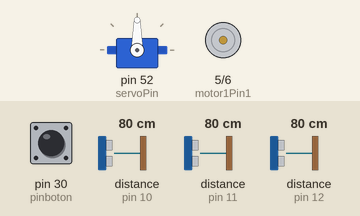
A sketch run on a simulated Arduino Mega 2560, built with avr-gcc and run on an emulated ATmega2560. Shown: servo, motor-driver pin pairs drawn as motors (green arrow = first pin HIGH = forward, orange = second pin HIGH = backward, longer = more drive, scaled by the enable pin). The test bench sets the inputs (shaded band); at power-on: pin 30 (pinboton) LOW, distance to the obstacle (sensors on pin 10, pin 11, pin 12) 80 cm. The echo pulse lasts 58.3 µs per cm; what the sketch prints to the serial monitor is not drawn.

Above: at 1.2 s.
1.3 s: pin 30 (pinboton) pulled HIGH for 0.15 s
At 2.3 s:
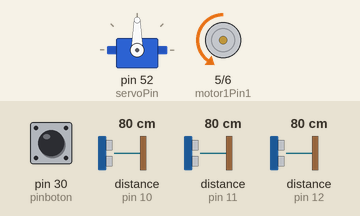
Timing chart, 0 to 4.3 s (numbered marks = the images above; inputs shaded):
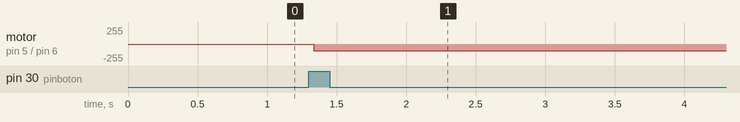

The sketch:

ZigZagDefinitivo.ino
```cpp
/*
                                                  .@%(((((#&@@((&
                                                 /@&((((((((((((((@
                                             %#((((((((((((((((((((&(((,
                                            %((((#%@@@%##(((((((((((@((#
                                                      ,(@&#((((((((((((%
                                                          /%(((((((((((
                                                             %(((((((#
                 #,,,,#@(                                     @((((
                  ,(%&@&/,,,,&(  %#.                      ##(/&(#.
            ,#,,,,,,,,,,,,,,,,,,,@@,,@                  * #&  (##
          º/,,,,,,,,,,,,,,,,,,,,,,,,,,,&          &,@(@ .    #((
         /,,,,,,,,,,,,,,,,,,,,,,,,,,,,,,@         *@,,.. @#((((&
         #,,,,,,,,,,,,,,,,,,,,,,,,,,,,,,,@          ,,,,,,@./*,./
        @,,,,,,,,,,,,,/,,,,,,,,,,,,,,,,,,#          ./@(,,,,,,,,*
        #,,,,,&,,#/      %@,,,,,,,,,,,,,,*         *(/%,%,,,&
        ,,,,,/,@          %,,,,,,,,,,,,,,#                 %,,@
       #,,,,(/              ./,,,,,,,,,,,@                   %,,#
       &,,,(                  /,,,,,,,,,,@                      /,#
       #,,@                     /,,,,,,,,@                        #*(
        (@                    @,%,,,,,,,,@                          //
                              @,,@,,,,,,,@                           @,&
                               (,,@,,,,,,/                            @,,.
                                &,,(,,,,,,*                           /,,,%
                                 @,,,,,,,,#                            ,,,/
                                   @,,,,,,,/                    *@/,,,,,,,,,                   ,&*****,
                                   %,&,,,,,,,@             .@(((@,,,,,,,,,,/                @****(******@
                                     ##,,,,,,,,,###((&#(((&(((((@,,,,,,,,,*@           ,%**%/@#**(    &**#*%
                                           *&@%/(,,,,%((@(((((((@,,,,,,,,@@       /@**@    &****&       *******(/
                                          *%#(,    &%*@//&(((((@,,,,,,/&/%  (#***#,         &****%       /****@**º/
      .,..@(#@   @&*********,                  ,(***@,,,,,,,,%(    .@&,,@***º/,               (***&      @****(****(
       %****%***%.     *#*              ,%/***(%#/.                    %#                      ./(     @****@****(
         &*******(&#/*(#*&***(((******@%                                                                &***@&***
                      .*%#*****##.                                                                       ((%  .&&.

 */

 #include<Servo.h>
 #include<NewPing.h>

 Servo myservo;

 int servoPin = 52;

 int motor1Pin1 = 5;
 int motor1Pin2 = 6;
 int enable1Pin = 3;

 int trigger = 8;
 int echo1 = 10;
 int echo2 = 11;
 int echo3 = 12;

 NewPing sonar1(trigger,echo1,300); //sonar(triggerpin, echopin, max_distance)
 NewPing sonar2(trigger,echo2,300); //sonar(triggerpin, echopin, max_distance)
 NewPing sonar3(trigger,echo3,300); //sonar(triggerpin, echopin, max_distance)

int dis1;
int dis2;
int dis3;

int sentido = 2; // 0 = horario,    1 = antihorario

int dif, difant, error = 0;

int pinboton = 30;

int started = 0;

 void setup() {

  Serial.begin(115200);

  myservo.attach(servoPin);
  pinMode (servoPin, OUTPUT);

  pinMode(motor1Pin1, OUTPUT);
  pinMode(motor1Pin2, OUTPUT);
  pinMode(enable1Pin, OUTPUT);
  digitalWrite(motor1Pin1, LOW);
  digitalWrite(motor1Pin2, LOW);
  digitalWrite(enable1Pin, HIGH);
  analogWrite(enable1Pin, 255);

   pinMode(pinboton, INPUT);
 }


 void seguidorH(){
  dis3 = sonar3.ping_cm();
  dis2 = sonar2.ping_cm();

if(dis3 < 30){
  myservo.write(30);
}
if(dis3 > 30){
  myservo.write(170);
}
if(dis2 < 100){
 myservo.write(170);
 delay(2000);
}

}


 void seguidorAntiH(){
  dis1 = sonar1.ping_cm();

if(dis1 < 30){
  myservo.write(170);
}
if(dis1 > 30){
  myservo.write(30);
}
if(dis2 < 100){
 myservo.write(170);
 delay(2000);
}
}


 void loop() {
  if((digitalRead(pinboton) > 0) or (started > 1)){

 started = 9;

  delay(35); // 29ms es lo mínimo que debe esperar
  digitalWrite(motor1Pin1, LOW);
  digitalWrite(motor1Pin2, HIGH);
  analogWrite(enable1Pin, 100);

  Serial.print(sonar1.ping_cm());
  Serial.print(sonar2.ping_cm());
  Serial.print(sonar3.ping_cm());
  dis1 = sonar1.ping_cm();
  dis2 = sonar2.ping_cm();
  dis3 = sonar3.ping_cm();

  if(dis2 < 50){
    if(dis1<dis3){sentido = 0;}
    else if(dis1>dis3){sentido = 1;}
  }
  if(sentido == 0){  //horario
    seguidorH();
  }
  if(sentido == 1){//Antiorario
    seguidorAntiH();

  }
 }
 }
```

Measured:
- after the input at 1.3 s, motor on pin 5 (motor1Pin1) / pin 6 (motor1Pin2): stopped → backward 100/255 at once
